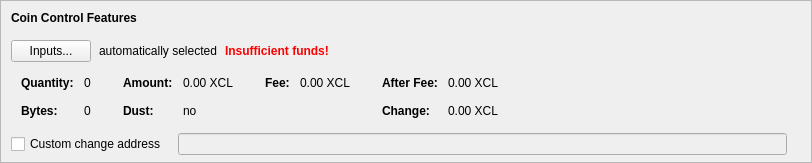
    <widget class="QFrame" name="frameCoinControl">
     <property name="sizePolicy">
      <sizepolicy hsizetype="Expanding" vsizetype="Expanding">
       <horstretch>0</horstretch>
       <verstretch>0</verstretch>
      </sizepolicy>
     </property>
     <property name="maximumSize">
      <size>
       <width>16777215</width>
       <height>16777215</height>
      </size>
     </property>
     <property name="frameShape">
      <enum>QFrame::StyledPanel</enum>
     </property>
     <property name="frameShadow">
      <enum>QFrame::Sunken</enum>
     </property>
     <layout class="QVBoxLayout" name="verticalLayoutCoinControl2">
      <property name="spacing">
       <number>0</number>
      </property>
      <property name="leftMargin">
       <number>0</number>
      </property>
      <property name="topMargin">
       <number>0</number>
      </property>
      <property name="rightMargin">
       <number>0</number>
      </property>
      <property name="bottomMargin">
       <number>6</number>
      </property>
      <item>
       <layout class="QVBoxLayout" name="verticalLayoutCoinControl" stretch="0,0,0,0,1">
        <property name="spacing">
         <number>0</number>
        </property>
        <property name="leftMargin">
         <number>10</number>
        </property>
        <property name="topMargin">
         <number>10</number>
        </property>
        <item>
         <layout class="QHBoxLayout" name="horizontalLayoutCoinControl1">
          <property name="bottomMargin">
           <number>15</number>
          </property>
          <item>
           <widget class="QLabel" name="labelCoinControlFeatures">
            <property name="sizePolicy">
             <sizepolicy hsizetype="Preferred" vsizetype="Maximum">
              <horstretch>0</horstretch>
              <verstretch>0</verstretch>
             </sizepolicy>
            </property>
            <property name="font">
             <font>
              <weight>75</weight>
              <bold>true</bold>
             </font>
            </property>
            <property name="styleSheet">
             <string notr="true">font-weight:bold;</string>
            </property>
            <property name="text">
             <string>Coin Control Features</string>
            </property>
           </widget>
          </item>
         </layout>
        </item>
        <item>
         <layout class="QHBoxLayout" name="horizontalLayoutCoinControl2" stretch="0,0,0,0">
          <property name="spacing">
           <number>8</number>
          </property>
          <property name="bottomMargin">
           <number>10</number>
          </property>
          <item>
           <widget class="QPushButton" name="pushButtonCoinControl">
            <property name="styleSheet">
             <string notr="true"/>
            </property>
            <property name="text">
             <string>Inputs...</string>
            </property>
            <property name="autoDefault">
             <bool>false</bool>
            </property>
           </widget>
          </item>
          <item>
           <widget class="QLabel" name="labelCoinControlAutomaticallySelected">
            <property name="text">
             <string>automatically selected</string>
            </property>
            <property name="margin">
             <number>5</number>
            </property>
           </widget>
          </item>
          <item>
           <widget class="QLabel" name="labelCoinControlInsuffFunds">
            <property name="font">
             <font>
              <weight>75</weight>
              <bold>true</bold>
             </font>
            </property>
            <property name="styleSheet">
             <string notr="true">color:red;font-weight:bold;</string>
            </property>
            <property name="text">
             <string>Insufficient funds!</string>
            </property>
            <property name="margin">
             <number>5</number>
            </property>
           </widget>
          </item>
          <item>
           <spacer name="horizontalSpacerCoinControl">
            <property name="orientation">
             <enum>Qt::Horizontal</enum>
            </property>
            <property name="sizeHint" stdset="0">
             <size>
              <width>40</width>
              <height>1</height>
             </size>
            </property>
           </spacer>
          </item>
         </layout>
        </item>
        <item>
         <widget class="QWidget" name="widgetCoinControl" native="true">
          <property name="sizePolicy">
           <sizepolicy hsizetype="Preferred" vsizetype="Preferred">
            <horstretch>0</horstretch>
            <verstretch>0</verstretch>
           </sizepolicy>
          </property>
          <property name="minimumSize">
           <size>
            <width>0</width>
            <height>0</height>
           </size>
          </property>
          <property name="styleSheet">
           <string notr="true"/>
          </property>
          <layout class="QHBoxLayout" name="horizontalLayoutCoinControl5">
           <property name="leftMargin">
            <number>0</number>
           </property>
           <property name="topMargin">
            <number>0</number>
           </property>
           <property name="rightMargin">
            <number>0</number>
           </property>
           <property name="bottomMargin">
            <number>0</number>
           </property>
           <item>
            <layout class="QHBoxLayout" name="horizontalLayoutCoinControl3" stretch="0,0,0,1">
             <property name="spacing">
              <number>20</number>
             </property>
             <property name="topMargin">
              <number>0</number>
             </property>
             <property name="bottomMargin">
              <number>10</number>
             </property>
             <item>
              <layout class="QFormLayout" name="formLayoutCoinControl1">
               <property name="horizontalSpacing">
                <number>10</number>
               </property>
               <property name="verticalSpacing">
                <number>14</number>
               </property>
               <property name="leftMargin">
                <number>10</number>
               </property>
               <property name="topMargin">
                <number>4</number>
               </property>
               <property name="rightMargin">
                <number>6</number>
               </property>
               <item row="0" column="0">
                <widget class="QLabel" name="labelCoinControlQuantityText">
                 <property name="font">
                  <font>
                   <weight>75</weight>
                   <bold>true</bold>
                  </font>
                 </property>
                 <property name="text">
                  <string>Quantity:</string>
                 </property>
                 <property name="margin">
                  <number>0</number>
                 </property>
                </widget>
               </item>
               <item row="0" column="1">
                <widget class="QLabel" name="labelCoinControlQuantity">
                 <property name="cursor">
                  <cursorShape>IBeamCursor</cursorShape>
                 </property>
                 <property name="contextMenuPolicy">
                  <enum>Qt::ActionsContextMenu</enum>
                 </property>
                 <property name="text">
                  <string notr="true">0</string>
                 </property>
                 <property name="margin">
                  <number>0</number>
                 </property>
                 <property name="textInteractionFlags">
                  <set>Qt::LinksAccessibleByMouse|Qt::TextSelectableByKeyboard|Qt::TextSelectableByMouse</set>
                 </property>
                </widget>
               </item>
               <item row="1" column="0">
                <widget class="QLabel" name="labelCoinControlBytesText">
                 <property name="font">
                  <font>
                   <weight>75</weight>
                   <bold>true</bold>
                  </font>
                 </property>
                 <property name="text">
                  <string>Bytes:</string>
                 </property>
                </widget>
               </item>
               <item row="1" column="1">
                <widget class="QLabel" name="labelCoinControlBytes">
                 <property name="cursor">
                  <cursorShape>IBeamCursor</cursorShape>
                 </property>
                 <property name="contextMenuPolicy">
                  <enum>Qt::ActionsContextMenu</enum>
                 </property>
                 <property name="text">
                  <string notr="true">0</string>
                 </property>
                 <property name="textInteractionFlags">
                  <set>Qt::LinksAccessibleByMouse|Qt::TextSelectableByKeyboard|Qt::TextSelectableByMouse</set>
                 </property>
                </widget>
               </item>
              </layout>
             </item>
             <item>
              <layout class="QFormLayout" name="formLayoutCoinControl2">
               <property name="horizontalSpacing">
                <number>10</number>
               </property>
               <property name="verticalSpacing">
                <number>14</number>
               </property>
               <property name="leftMargin">
                <number>6</number>
               </property>
               <property name="topMargin">
                <number>4</number>
               </property>
               <property name="rightMargin">
                <number>6</number>
               </property>
               <item row="0" column="0">
                <widget class="QLabel" name="labelCoinControlAmountText">
                 <property name="font">
                  <font>
                   <weight>75</weight>
                   <bold>true</bold>
                  </font>
                 </property>
                 <property name="text">
                  <string>Amount:</string>
                 </property>
                 <property name="margin">
                  <number>0</number>
                 </property>
                </widget>
               </item>
               <item row="0" column="1">
                <widget class="QLabel" name="labelCoinControlAmount">
                 <property name="cursor">
                  <cursorShape>IBeamCursor</cursorShape>
                 </property>
                 <property name="contextMenuPolicy">
                  <enum>Qt::ActionsContextMenu</enum>
                 </property>
                 <property name="text">
                  <string notr="true">0.00 XCL</string>
                 </property>
                 <property name="textInteractionFlags">
                  <set>Qt::LinksAccessibleByMouse|Qt::TextSelectableByKeyboard|Qt::TextSelectableByMouse</set>
                 </property>
                </widget>
               </item>
               <item row="1" column="0">
                <widget class="QLabel" name="labelCoinControlLowOutputText">
                 <property name="font">
                  <font>
                   <weight>75</weight>
                   <bold>true</bold>
                  </font>
                 </property>
                 <property name="text">
                  <string>Dust:</string>
                 </property>
                </widget>
               </item>
               <item row="1" column="1">
                <widget class="QLabel" name="labelCoinControlLowOutput">
                 <property name="cursor">
                  <cursorShape>IBeamCursor</cursorShape>
                 </property>
                 <property name="contextMenuPolicy">
                  <enum>Qt::ActionsContextMenu</enum>
                 </property>
                 <property name="text">
                  <string notr="true">no</string>
                 </property>
                 <property name="textInteractionFlags">
                  <set>Qt::LinksAccessibleByMouse|Qt::TextSelectableByKeyboard|Qt::TextSelectableByMouse</set>
                 </property>
                </widget>
               </item>
              </layout>
             </item>
             <item>
              <layout class="QFormLayout" name="formLayoutCoinControl3">
               <property name="horizontalSpacing">
                <number>10</number>
               </property>
               <property name="verticalSpacing">
                <number>14</number>
               </property>
               <property name="leftMargin">
                <number>6</number>
               </property>
               <property name="topMargin">
                <number>4</number>
               </property>
               <property name="rightMargin">
                <number>6</number>
               </property>
               <item row="0" column="0">
                <widget class="QLabel" name="labelCoinControlFeeText">
                 <property name="font">
                  <font>
                   <weight>75</weight>
                   <bold>true</bold>
                  </font>
                 </property>
                 <property name="text">
                  <string>Fee:</string>
                 </property>
                 <property name="margin">
                  <number>0</number>
                 </property>
                </widget>
               </item>
               <item row="0" column="1">
                <widget class="QLabel" name="labelCoinControlFee">
                 <property name="cursor">
                  <cursorShape>IBeamCursor</cursorShape>
                 </property>
                 <property name="contextMenuPolicy">
                  <enum>Qt::ActionsContextMenu</enum>
                 </property>
                 <property name="text">
                  <string notr="true">0.00 XCL</string>
                 </property>
                 <property name="textInteractionFlags">
                  <set>Qt::LinksAccessibleByMouse|Qt::TextSelectableByKeyboard|Qt::TextSelectableByMouse</set>
                 </property>
                </widget>
               </item>
              </layout>
             </item>
             <item>
              <layout class="QFormLayout" name="formLayoutCoinControl4">
               <property name="horizontalSpacing">
                <number>10</number>
               </property>
               <property name="verticalSpacing">
                <number>14</number>
               </property>
               <property name="leftMargin">
                <number>6</number>
               </property>
               <property name="topMargin">
                <number>4</number>
               </property>
               <property name="rightMargin">
                <number>6</number>
               </property>
               <item row="0" column="0">
                <widget class="QLabel" name="labelCoinControlAfterFeeText">
                 <property name="font">
                  <font>
                   <weight>75</weight>
                   <bold>true</bold>
                  </font>
                 </property>
                 <property name="text">
                  <string>After Fee:</string>
                 </property>
                 <property name="margin">
                  <number>0</number>
                 </property>
                </widget>
               </item>
               <item row="0" column="1">
                <widget class="QLabel" name="labelCoinControlAfterFee">
                 <property name="cursor">
                  <cursorShape>IBeamCursor</cursorShape>
                 </property>
                 <property name="contextMenuPolicy">
                  <enum>Qt::ActionsContextMenu</enum>
                 </property>
                 <property name="text">
                  <string notr="true">0.00 XCL</string>
                 </property>
                 <property name="textInteractionFlags">
                  <set>Qt::LinksAccessibleByMouse|Qt::TextSelectableByKeyboard|Qt::TextSelectableByMouse</set>
                 </property>
                </widget>
               </item>
               <item row="1" column="0">
                <widget class="QLabel" name="labelCoinControlChangeText">
                 <property name="font">
                  <font>
                   <weight>75</weight>
                   <bold>true</bold>
                  </font>
                 </property>
                 <property name="text">
                  <string>Change:</string>
                 </property>
                </widget>
               </item>
               <item row="1" column="1">
                <widget class="QLabel" name="labelCoinControlChange">
                 <property name="cursor">
                  <cursorShape>IBeamCursor</cursorShape>
                 </property>
                 <property name="contextMenuPolicy">
                  <enum>Qt::ActionsContextMenu</enum>
                 </property>
                 <property name="text">
                  <string notr="true">0.00 XCL</string>
                 </property>
                 <property name="textInteractionFlags">
                  <set>Qt::LinksAccessibleByMouse|Qt::TextSelectableByKeyboard|Qt::TextSelectableByMouse</set>
                 </property>
                </widget>
               </item>
              </layout>
             </item>
            </layout>
           </item>
          </layout>
         </widget>
        </item>
        <item>
         <layout class="QHBoxLayout" name="horizontalLayoutCoinControl4" stretch="0,0,0">
          <property name="spacing">
           <number>12</number>
          </property>
          <property name="sizeConstraint">
           <enum>QLayout::SetDefaultConstraint</enum>
          </property>
          <property name="topMargin">
           <number>5</number>
          </property>
          <property name="rightMargin">
           <number>5</number>
          </property>
          <item>
           <widget class="QCheckBox" name="checkBoxCoinControlChange">
            <property name="toolTip">
             <string>If this is activated, but the change address is empty or invalid, change will be sent to a newly generated address.</string>
            </property>
            <property name="text">
             <string>Custom change address</string>
            </property>
           </widget>
          </item>
          <item>
           <widget class="QValidatedLineEdit" name="lineEditCoinControlChange">
            <property name="enabled">
             <bool>false</bool>
            </property>
            <property name="sizePolicy">
             <sizepolicy hsizetype="Expanding" vsizetype="Fixed">
              <horstretch>0</horstretch>
              <verstretch>0</verstretch>
             </sizepolicy>
            </property>
           </widget>
          </item>
          <item>
           <widget class="QLabel" name="labelCoinControlChangeLabel">
            <property name="sizePolicy">
             <sizepolicy hsizetype="Preferred" vsizetype="Expanding">
              <horstretch>0</horstretch>
              <verstretch>0</verstretch>
             </sizepolicy>
            </property>
            <property name="minimumSize">
             <size>
              <width>0</width>
              <height>0</height>
             </size>
            </property>
            <property name="text">
             <string/>
            </property>
            <property name="margin">
             <number>3</number>
            </property>
           </widget>
          </item>
         </layout>
        </item>
        <item>
         <spacer name="verticalSpacerCoinControl">
          <property name="orientation">
           <enum>Qt::Vertical</enum>
          </property>
          <property name="sizeHint" stdset="0">
           <size>
            <width>800</width>
            <height>1</height>
           </size>
          </property>
         </spacer>
        </item>
       </layout>
      </item>
     </layout>
    </widget>
